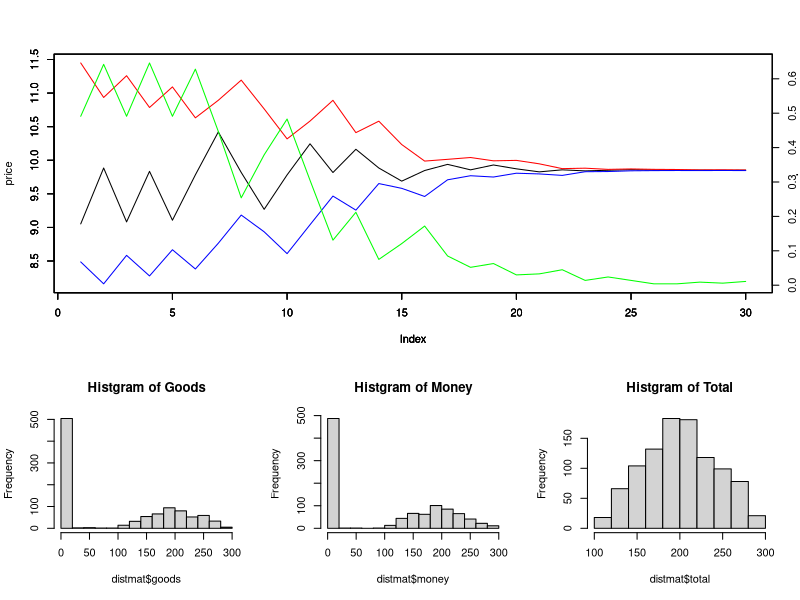

Generate this figure with R:
gc();gc(reset=TRUE)
print("gc done")
rm(list=ls(all.names=TRUE))
memory.limit(size = 400000)

# 乱数シードの固定
set.seed(55)

# パッケージの読み込み
library(R6)
library(dplyr)

#インスタンスを保存するリスト
Trader_list<- list()

#マーケットの設定
n.Trader<- 1000   #プレイヤー数
adjSpeed<- 0.3     #価格調整のスピード
n.repeat<- 30     #取引回数

#プレイヤーの設定
max.eva.price<- 13     #評価額の上限
min.eva.price<- 7      #評価額の下限
max.goods<- 150    #財保有量の上限
min.goods<- 50     #財保有量の下限
max.money<- 150    #貨幣保有量の上限
min.money<- 50     #貨幣保有量の下限
min.lrate<- 0      #学習率の下限
max.lrate<- 0.1    #学習率の上限

#トレーダークラスの定義
Trader<- R6Class("Trader",
                   public=list(
                     name="T00",　　     #名前
                     eva.price=0,        #売買評価額
                     goods=0,            #財の保有量
                     money=0,            #貨幣の保有量
                     lrate=0.01,         #価格差調整の学習率
                     posit=NULL,         #ポジション

                     #初期化
                     initialize=function(name,
                                         eva.price,
                                         goods,
                                         money,
                                         lrate,
                                         posit,
                                         goods.pos){
                       self$name=name
                       self$eva.price=eva.price
                       self$goods=goods
                       self$money=money
                       self$lrate=lrate
                       self$posit=posit
                     },
                     
                     #表示メソッド
                     view2=function(){
                       print(paste(self$name,
                                   paste0("goods:",self$goods),
                                   paste0("money:",self$money),
                                   paste0("eva.price:",self$eva.price),
                                   paste0("learning rate:",self$lrate)))
                     },
                     
                     #価格と保有量を変数とした売り買い判断
                     decide=function(mkt.price){
                       
                       #市場価格が高く必要な財を保有していたら売り
                       if(mkt.price > self$eva.price &
                          mkt.price < self$goods){
                         self$posit="sell"
                       
                       #市場価格が安く必要な貨幣を保有していたら買い
                       }else if(mkt.price < self$eva.price &
                                mkt.price < self$money){
                         self$posit="buy"
                         
                       #その他は中立
                       }else{
                         self$posit="non"
                       }
                     },
                     
                     #売買の実行
                     trade=function(mkt.price,
                                    buy.price.limit,
                                    sell.price.limit){
                       
                       #ポジションが買いで制限値より高い評価の場合
                       if(self$posit == "buy" &
                          self$eva.price > buy.price.limit){
                         self$money= self$money - mkt.price
                         self$goods= self$goods + mkt.price
                         
                       #ポジションが売りで制限値より低い評価の場合
                       }else if(self$posit == "sell" &
                                self$eva.price < sell.price.limit){
                         self$money= self$money + mkt.price
                         self$goods= self$goods - mkt.price
                       }
                       
                       #表示
                       print(paste(self$name,
                                   self$posit,
                                   paste0("goods:",self$goods),
                                   paste0("money:",self$money),
                                   paste0("eva.price:",self$eva.price)))
                       
                       #価格差と学習率による評価額の更新
                       self$eva.price<- self$eva.price + 
                         (mkt.price - self$eva.price) * self$lrate
                     }
                  )
)

#評価額集計のための入れ物
templim<- 0        

#初期インスタンスの作成
for(i in 1:n.Trader){
  
  #インスタンスを作成してリストにストック
  temp<- Trader$new(name=paste0("T",formatC(i,digits=4,flag=0)),       #名前
                      eva.price=runif(1,min.eva.price,max.eva.price),  #評価額
                      goods=round(runif(1,min.goods,max.goods)),       #財保有量
                      money=round(runif(1,min.money,max.money)),       #貨幣保有量
                      lrate=runif(1,min.lrate,max.lrate),              #学習率
                      posit="non",                                      #ポジション
                      )
  
  #閾値を累計していく
  templim<- templim + temp$eva.price
  
  #リストに保存
  Trader_list[[i]]<- temp
  
  #表示メソッドで表示
  temp$view2()
}

#価格の初期値は評価額の平均
mkt.price<- templim / length(Trader_list)

#結果格納のためのデータフレーム
resmat<- matrix(0,nrow=n.repeat,ncol=5) %>% as.data.frame()
colnames(resmat)<- c("n.buy","n.sell","price.buy","price.sell","price")

#取引ループ
for(i in 1:n.repeat){
  
  #買い手と売り手の数を入れる変数
  n.buy<- 0
  n.sell<- 0
  
  #買い手と売り手の評価額の累計を入れる変数
  eva.price.buy<- 0
  eva.price.sell<- 0
  
  #売買の評価額をためていくベクトル
  buy.price.vec<- vector()
  sell.price.vec<- vector()
  
  #売買判断
  Trader_list<- lapply(Trader_list,function(x){
    x$decide(mkt.price)
    
    #買いの場合
    if(x$posit=="buy"){
      n.buy<<- n.buy + 1                              #買い手の数を累計
      eva.price.buy<<- eva.price.buy + x$eva.price    #買い手の評価額を累計
      buy.price.vec<<- c(buy.price.vec,x$eva.price)   #評価額ベクトル
      
      #売りの場合
    }else if(x$posit=="sell"){
      n.sell<<- n.sell + 1                             #売り手の数を累計
      eva.price.sell<<- eva.price.sell + x$eva.price   #売り手の評価額を累計
      sell.price.vec<<- c(sell.price.vec,x$eva.price)  #評価額ベクトル
    }
    #メソッド適用後のインスタンスを返す
    x
  })
  
  #売買閾値の導出
  n.trade<- min(n.buy,n.sell)
  
  #買値の下限
  buy.price.limit<- sort(buy.price.vec,
                         decreasing=T)[n.trade]
  
  #売値の下限
  sell.price.limit<- sort(sell.price.vec,
                          decreasing=F)[n.trade]
  
  #取引の実行
  Trader_list<- lapply(Trader_list,function(x){
    x$trade(mkt.price,
            buy.price.limit,
            sell.price.limit)
    x
  })
  
  #取引1回分の結果を表示
  print(paste(paste0("seller:",n.sell),
              paste0("buyer:",n.buy),
              paste0("price:",mkt.price)))
  
  #閾値から価格
  price.buy<- eva.price.buy / n.buy       #買い手の閾値の平均
  price.sell<- eva.price.sell / n.sell    #売り手の閾値の平均
  price.gap<- price.buy - price.sell  #双方の価格差
  
  #買い手の数が多い場合
  if(n.buy > n.sell){
    mkt.price<- mkt.price + price.gap * adjSpeed   #価格差に調整スピードを掛けて足す
    
  #売り手の数が多い場合
  }else if(n.buy < n.sell){
    mkt.price<- mkt.price - price.gap * adjSpeed   #価格差に調整スピードを掛けて引く
  
  #イーブンの場合
  }else{
    mkt.price<- mkt.price
  }
  
  #結果保存
  resmat[i,]<- c(n.buy,n.sell,price.buy,price.sell,mkt.price)
}

#財と資産の分布を抽出
distmat<- matrix(0,ncol=4,nrow=n.Trader) %>% as.data.frame()   #入れ物
colnames(distmat)<- c("name","goods","money","total")

for(i in 1:n.Trader){                      #各行に入れていく
  distmat[i,1]<- Trader_list[[i]]$name
  distmat[i,2]<- Trader_list[[i]]$goods
  distmat[i,3]<- Trader_list[[i]]$money
  distmat[i,4]<- distmat[i,2] + distmat[i,3]
}

#レイアウト指定
layout(1)

laymat<- matrix(c(1,1,1,2,3,4),2,3,byrow=T)
layout(laymat,
       heights=c(3,2))

#グラフ表示のために価格の上下を抽出
price.max<- max(resmat$price.buy)    #最大値は買値から
price.min<- min(resmat$price.sell)   #最小値は売値から

#グラフエリアを更新
par(new=F)

#価格の推移をグラフ化
plot(resmat$price,
     type="l",
     axes=TRUE,
     ylab="price",
     ylim=c(price.min,price.max),
     col="black")

#重ねて描く
par(new=T)

#買値の推移をグラフ化
plot(resmat$price.buy,
     type="l",
     axes=TRUE,
     ylab="",
     ylim=c(price.min,price.max),
     col="red")

#重ねて描く
par(new=T)

#売値の推移をグラフ化
plot(resmat$price.sell,
     type="l",
     axes=TRUE,
     ylab="",
     ylim=c(price.min,price.max),
     col="blue")

#重ねて描く
par(new=T)

#買い手の割合の推移をグラフ化（第二軸）
plot(resmat$n.buy / n.Trader,
     type="l",
     axes=FALSE,
     ylab="",
     col="green")
axis(4)
mtext("price",
      side=4,
      line=2)

#次のエリアに
par(new=F)

#財のヒストグラム
hist(distmat$goods,
     main="Histgram of Goods")

#次のエリアに
par(new=F)

#貨幣のヒストグラム
hist(distmat$money,
     main="Histgram of Money")

#総資産のヒストグラム
hist(distmat$total,
     main="Histgram of Total")
